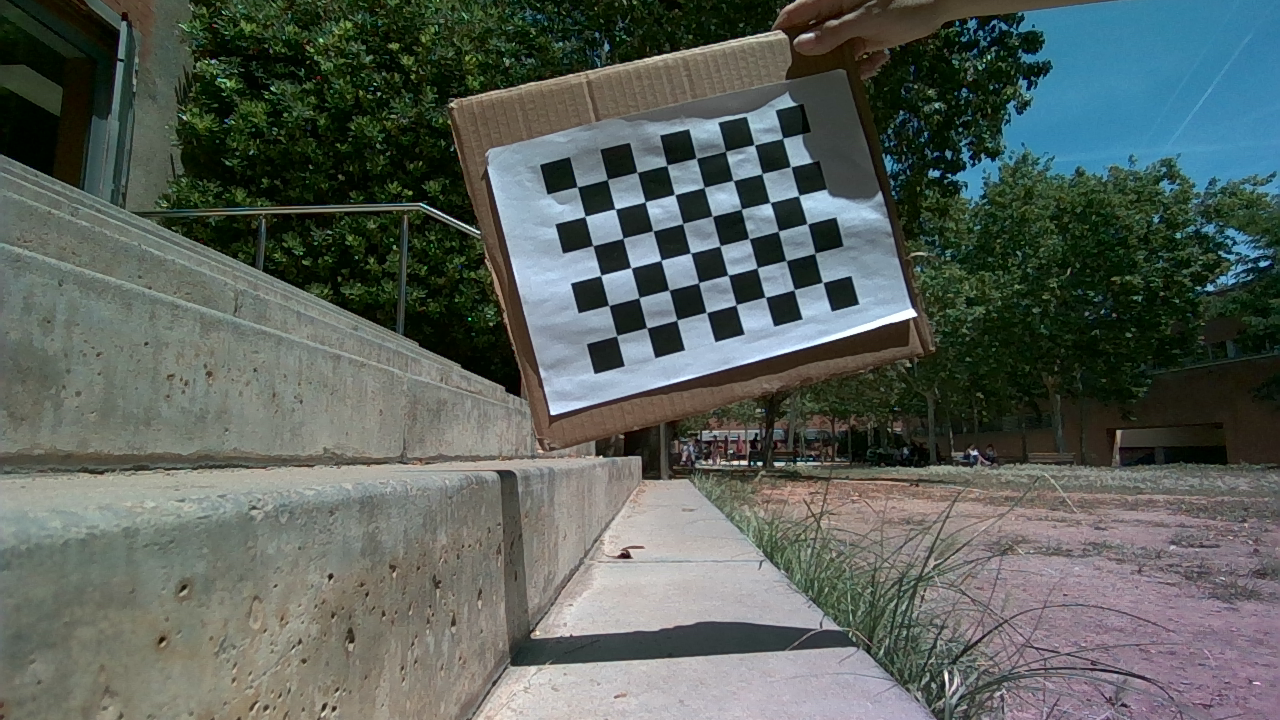
#> input picture src/Calibration/Imagenes/Normal/June06_116.png, 1280 x 720 px; its folder holds 4 pictures in this run
$ python extrinsic_rgb2.py
#> lines starting #> are read from the running program, lines starting #| are printed output that depends on the picture; after the words box and inside, x2 and y2 are one past the last pixel; in counts of white or black regions, pixels touching at a corner belong together
import numpy as np
import cv2
import glob
import matplotlib.pyplot as plt
import os
import json
from datetime import datetime

#--------------------- SET UP + DIRECTORIES ----------------------------------------------
#Successful_indices = given in the THERMAL calibration code. Copy and paste.
successful_indices = ['133', '138', '118', '105', '136', '102', '134', '28', '101', '29', '130', '5', '2', '30', '14', '119', '129', '103', '15', '96', '99', '97', '16', '128', '37', '137', '100', '127', '17', '98', '13', '116']
print(f"Total thermal images: {len(successful_indices)}")  # Debugging statement

current_datetime = datetime.now().strftime('%Y-%m-%d___%H-%M')
output_base_path = '/home/gerard/my_workspace_ros/src/Calibration/GraficosCalibracion/' #graphics/images path
results_base_path = '/home/gerard/my_workspace_ros/src/Calibration/Results/' #json and .text calibration files

subfolder_name = f'Visual_{current_datetime}'
output_path = os.path.join(output_base_path, subfolder_name)
results_path = os.path.join(results_base_path, subfolder_name)

# Create directories if they do not exist
os.makedirs(output_path, exist_ok=True)
os.makedirs(results_path, exist_ok=True)

# Path to calibration images for the thermal camera
images_path = '/home/gerard/my_workspace_ros/src/Calibration/Imagenes/Normal/*.png'

#---------------------FUNCTIONS ----------------------------------------------
# Function to combine chessboard images in one.
def combine_images(images, rows, cols, output_path):
    output_path = os.path.join(output_path, f'CombinedIMAGES.png')
    thumb_height, thumb_width = images[0].shape[:2]
    combined_image = np.ones((rows * thumb_height, cols * thumb_width, 3), dtype=np.uint8) * 255

    for i, img in enumerate(images):
        y = i // cols * thumb_height
        x = i % cols * thumb_width
        combined_image[y:y+thumb_height, x:x+thumb_width] = img

    cv2.imwrite(output_path, combined_image)

#--------------------- START OF THE CODE ----------------------------------------------
#Take only valid normal images (the one with same index as the thermal)
valid_normal_images = []

normal_images = glob.glob(images_path)
for fname in normal_images:
    index = fname.split('/')[-1].split('_')[1].split('.')[0]  # Extraer el índice de la imagen
    if index in successful_indices:
        valid_normal_images.append(fname)

print(f"Total valid normal images: {len(valid_normal_images)}")  # Debugging statement


# Prepare object points
objp = np.zeros((6*8, 3), np.float32)
objp[:, :2] = np.mgrid[0:8, 0:6].T.reshape(-1, 2)

# Arrays to store object points and image points from all the images
objpoints = []  # 3D points in real world space
imgpoints = []  # 2D points in image plane
chessboard_images = []  # List to store images with detected chessboard corners
normal_images_with_no_corners_found=[]

# Read thermal images and find chessboard corners
for fname in valid_normal_images:
    img = cv2.imread(fname)
#> img is the input picture: shape (720, 1280, 3); mean B, G, R 91, 96.6, 88.5

    if img is None:
        print(f"Failed to load image file: {fname}")
        continue

    index = os.path.basename(fname).split('_')[1].split('.')[0] # Extract index from filename
    gray = cv2.cvtColor(img, cv2.COLOR_BGR2GRAY)
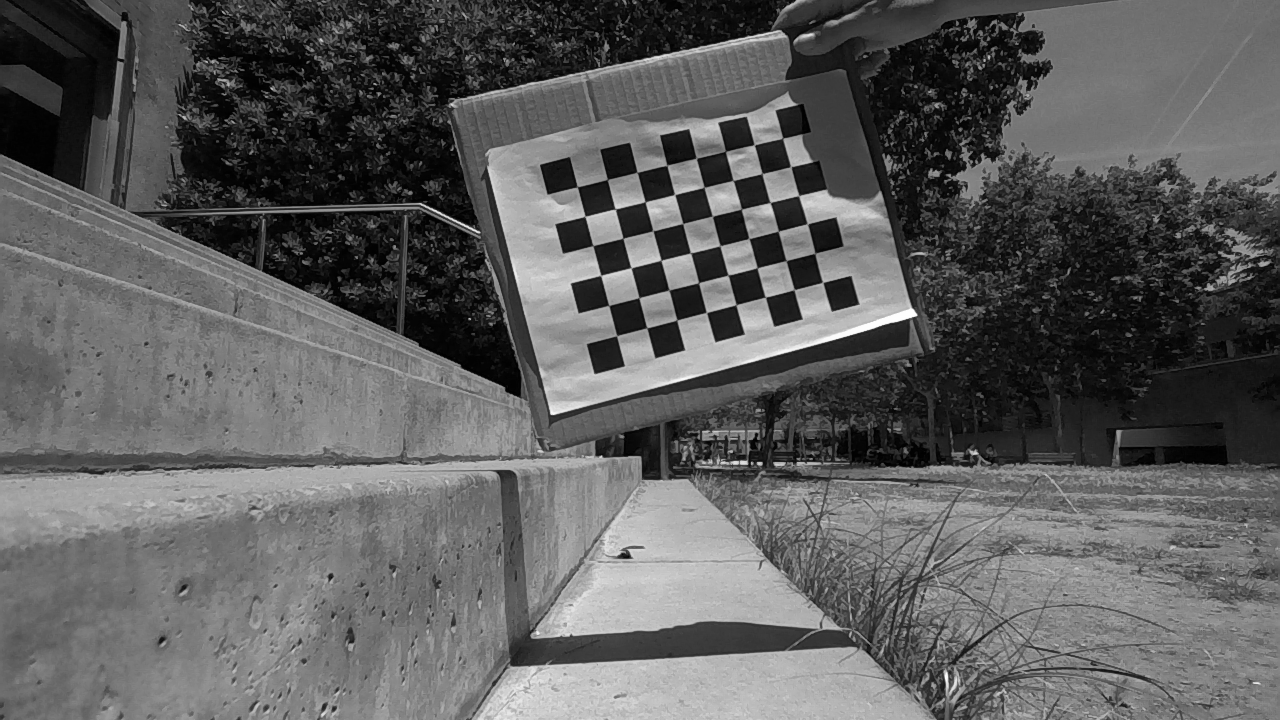
#> gray: shape (720, 1280); min 0, max 254, mean 93.5

    # Find chessboard corners
    flags = cv2.CALIB_CB_EXHAUSTIVE + cv2.CALIB_CB_ACCURACY
    ret, corners = cv2.findChessboardCornersSB(gray, (6, 8), flags=flags)
#> ret = True; corners = 48 rows, first 8: [616.7, 335.8], [608.8, 305.2], [600.7, 275.2], [592.8, 246], [585, 216.4], [577.2, 186.8], [646.7, 328], [638.9, 297.6]

    if ret: # If found corners, add object points and image points
        objpoints.append(objp)
        imgpoints.append(corners)

        # Draw the corners and Save the image with chessboard corners
        img = cv2.drawChessboardCorners(img, (6, 8), corners, ret)
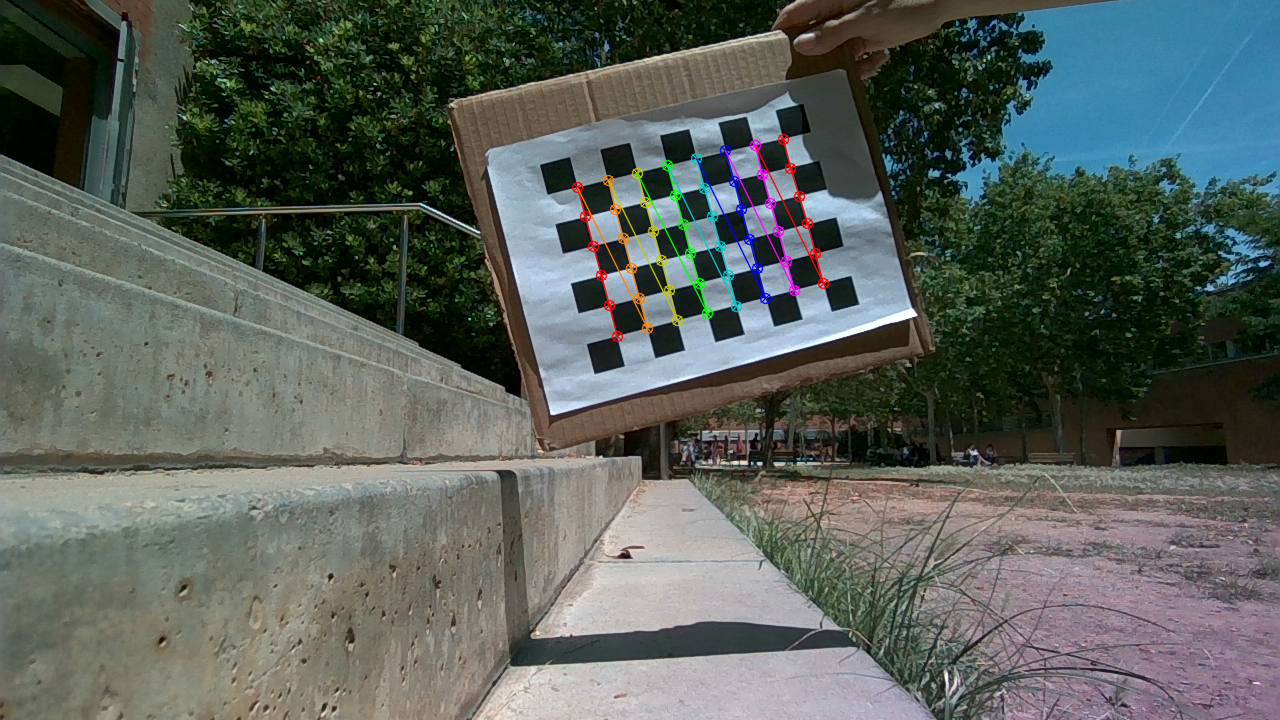
#> img: shape (720, 1280, 3); 1.12% of pixels changed, all inside (x1, y1, x2, y2) = (571, 133, 830, 343)
        chessboard_images.append(img)
        cv2.imwrite(os.path.join(output_path, f'ChessboardCorners_{index}.png'), img)
    else:
        normal_images_with_no_corners_found.append(index)
        print(f"Chessboard corners not found in image with index {index}. Please, delete that image in both thermal and visual images folders and re-start calibration.")
#> pass 2 of the loop `for fname in valid_normal_images:`:
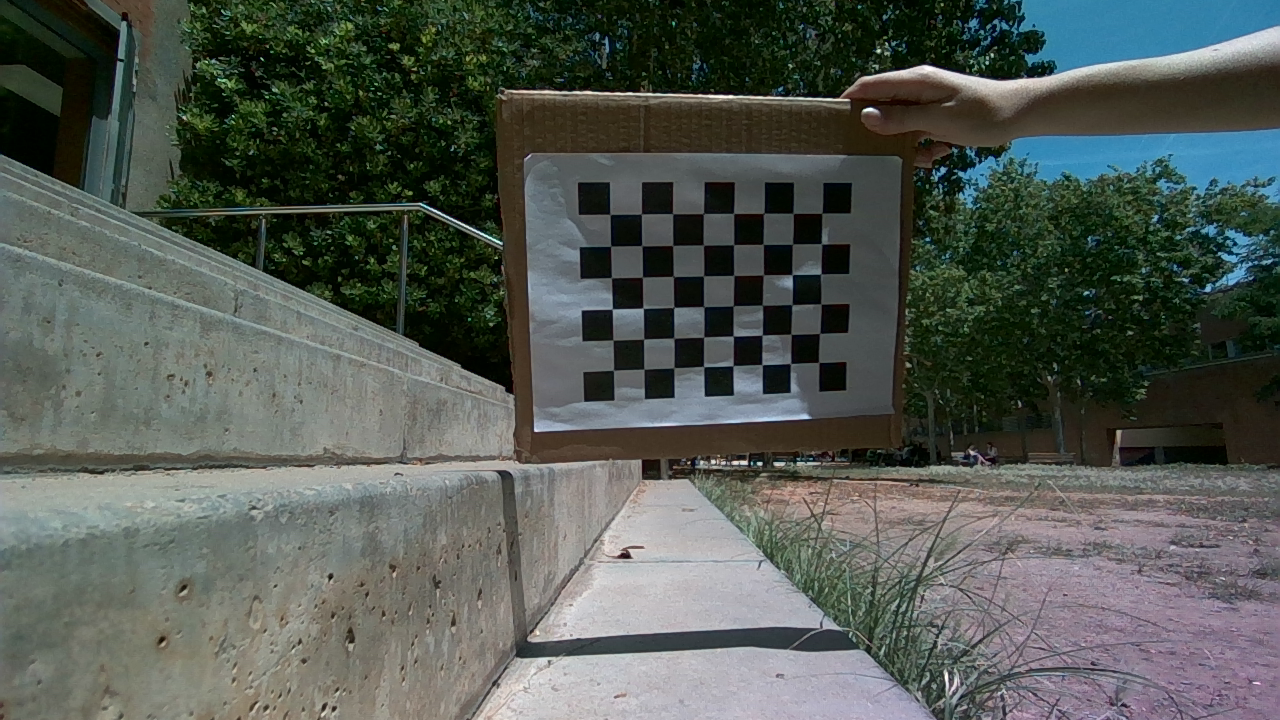
#> input picture src/Calibration/Imagenes/Normal/June06_128.png, 1280 x 720 px
#> img is the input picture: shape (720, 1280, 3); mean B, G, R 83.2, 89.3, 82.7
#> `gray = cv2.cvtColor(img, cv2.COLOR_BGR2GRAY)`:
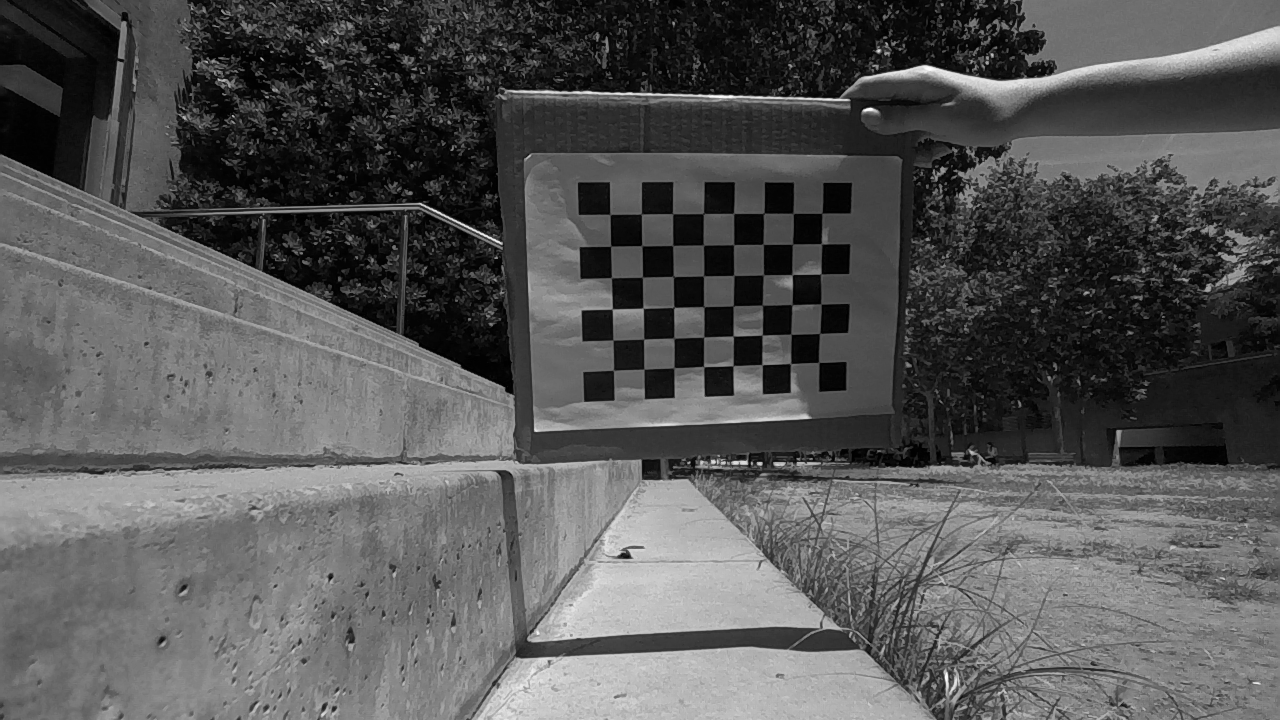
#> gray: shape (720, 1280); min 0, max 253, mean 86.6
#> corners = 48 rows, first 8: [613.6, 370.2], [612.9, 340], [612.3, 309], [611.1, 278.6], [610.5, 246.2], [609.9, 214.2], [644, 368.9], [643.6, 339]
#> `img = cv2.drawChessboardCorners(img, (6, 8), corners, ret)`:
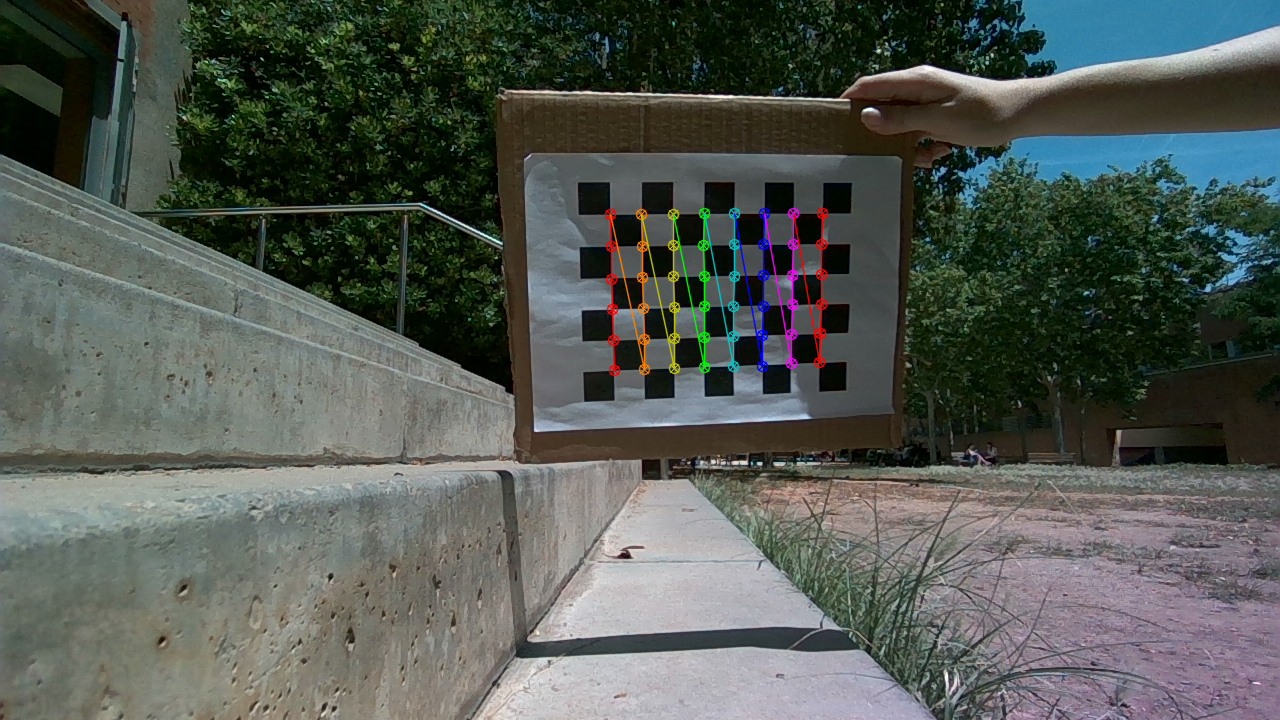
#> img: shape (720, 1280, 3); 1.15% of pixels changed, all inside (x1, y1, x2, y2) = (604, 207, 829, 377)

if normal_images_with_no_corners_found:
    print(f"Indexes of images to delete {normal_images_with_no_corners_found}")
if not normal_images_with_no_corners_found:
    print("All calibration images found chessboard corners for the normal camera.")

# Perform camera calibration for the thermal camera
ret, mtx, dist, rvecs, tvecs = cv2.calibrateCamera(objpoints, imgpoints, gray.shape[::-1], None, None)
#> ret = 51.27; mtx = [[27585, 0, 822.7], [0, 14967.7, 492.9], [0, 0, 1]]; dist = [[-32.87, 14543.8, 3.95, 2.02, 112647.4]]; rvecs = ([-1.42, 0.775, -2], [-1.25, -1.02, -1.24]); tvecs = ([-1.62, -2.52, 152.8], [-5.9, -9.43, 545.7])

# Print intrinsic parameters (focal length, principal point, and distortion coefficients)
print("Intrinsic matrix (camera matrix):")
print(mtx)
#| [[2.75850147e+04 0.00000000e+00 8.22712356e+02]
#|  [0.00000000e+00 1.49677458e+04 4.92944430e+02]
#|  [0.00000000e+00 0.00000000e+00 1.00000000e+00]]
print("Distortion coefficients:")
print(dist)
#| [[-3.28722949e+01  1.45438246e+04  3.95127385e+00  2.01770117e+00
#|    1.12647407e+05]]

#------------------- POST PROCESS: CHESS IMAGES + (JSON + .TEXT) CALIBRATION FILES -----------------------

# CHESS IMAGES: Combine all chessboard images into one large image with a white background
if chessboard_images:
    rows = len(chessboard_images) // 4 + 1
#> rows = 1
    cols = 4
    combine_images(chessboard_images, rows, cols, output_path)
#> the loop in combine_images, `for i, img in enumerate(images):` made 2 passes
#> (y, x) on passes 1 to 2: (0, 0), (0, 1280)
#> after the loop in combine_images, `for i, img in enumerate(images):`:
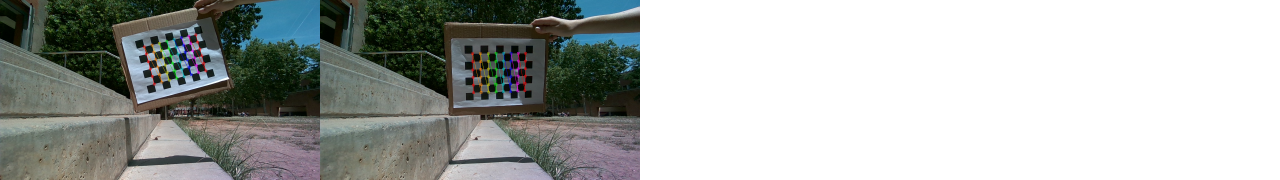
#> combined_image: shape (720, 5120, 3) (shown at 1/4 size); mean B, G, R 171.1, 174, 170.5
    print(f"Images saved in {output_path}")

#------------------ Intrinsic ----------------------------------------%
distortion_threshold = 1e-5  # Adjust this threshold as needed
if ret and np.linalg.norm(dist) > distortion_threshold: # Check if the norm of the distortion coefficients is above a certain threshold

    #JSON-file
    thermal_calibration_data = {
        "mtx": mtx.tolist(),
        "dist": dist.tolist()
    }
#> thermal_calibration_data = {'mtx': [[27585, 0, 822.7], [0, 14967.7, 492.9], [0, 0, 1]], 'dist': [[-32.87, 14543.8, 3.95, 2.02, 112647.4]]}

    json_file_path = os.path.join(results_path, "visual_calibration.json")
    with open(json_file_path, "w") as json_file:
        json.dump(thermal_calibration_data, json_file)

    print(f"Visual calibration data saved in {json_file_path}")

    #TEXT-file
    f_x = mtx[0, 0]  # Focal length in x direction
#> f_x = 27585
    f_y = mtx[1, 1]  # Focal length in y direction
#> f_y = 14967.7
    c_x = mtx[0, 2]  # Principal point x coordinate
#> c_x = 822.7
    c_y = mtx[1, 2]  # Principal point y coordinate
#> c_y = 492.9

    k1, k2, p1, p2, k3 = dist.flatten() # Extract distortion coefficients
#> k1 = -32.87; k2 = 14543.8; p1 = 3.95; p2 = 2.02; k3 = 112647.4

    visual_intrinsic_txt_format = f"visual_intrinsic: [{f_x}, {f_y}, {c_x}, {c_y}]"
    distortion_txt_format = f"distortion: [{k1}, {k2}, {p1}, {p2}, {k3}]"

    txt_file_path = os.path.join(results_path, "visual_calibration.txt")
    with open(txt_file_path, "w") as txt_file:
        txt_file.write(visual_intrinsic_txt_format + '\n')
        txt_file.write(distortion_txt_format)

    print(f"Visual calibration data saved in {txt_file_path}")

#------------------ Extrinsic ----------------------------------------%

# JSON file
extrinsic_data = {
    "rvecs": [rvec.tolist() for rvec in rvecs],
    "tvecs": [tvec.tolist() for tvec in tvecs]
}

json_extrinsic_file_path = os.path.join(results_path, "visual_extrinsic.json")
with open(json_extrinsic_file_path, "w") as json_extrinsic_file:
    json.dump(extrinsic_data, json_extrinsic_file)

print(f"Visual extrinsic parameters saved in {json_extrinsic_file_path}")

# Text file
txt_extrinsic_file_path = os.path.join(results_path, "visual_extrinsic.txt")
with open(txt_extrinsic_file_path, "w") as txt_file:
    for i in range(len(rvecs)):
        txt_file.write(f"Image {i+1}:\n")
        txt_file.write(f"Rotation Vector (rvec): {rvecs[i].flatten().tolist()}\n")
        txt_file.write(f"Translation Vector (tvec): {tvecs[i].flatten().tolist()}\n\n")
#> this loop made 2 passes

print(f"Visual extrinsic parameters saved in {txt_extrinsic_file_path}")
